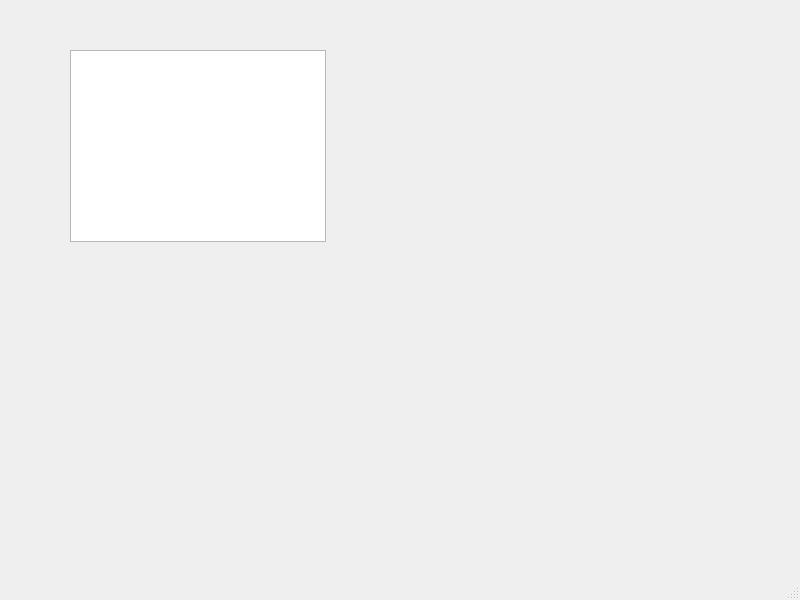
<?xml version="1.0" encoding="UTF-8"?>
<ui version="4.0">
 <class>MainWindow</class>
 <widget class="QMainWindow" name="MainWindow">
  <property name="geometry">
   <rect>
    <x>0</x>
    <y>0</y>
    <width>800</width>
    <height>600</height>
   </rect>
  </property>
  <property name="windowTitle">
   <string>MainWindow</string>
  </property>
  <widget class="QWidget" name="centralwidget">
   <widget class="QListWidget" name="listWidget">
    <property name="geometry">
     <rect>
      <x>70</x>
      <y>50</y>
      <width>256</width>
      <height>192</height>
     </rect>
    </property>
   </widget>
  </widget>
  <widget class="QMenuBar" name="menubar">
   <property name="geometry">
    <rect>
     <x>0</x>
     <y>0</y>
     <width>800</width>
     <height>20</height>
    </rect>
   </property>
  </widget>
  <widget class="QStatusBar" name="statusbar"/>
 </widget>
 <resources/>
 <connections/>
</ui>
